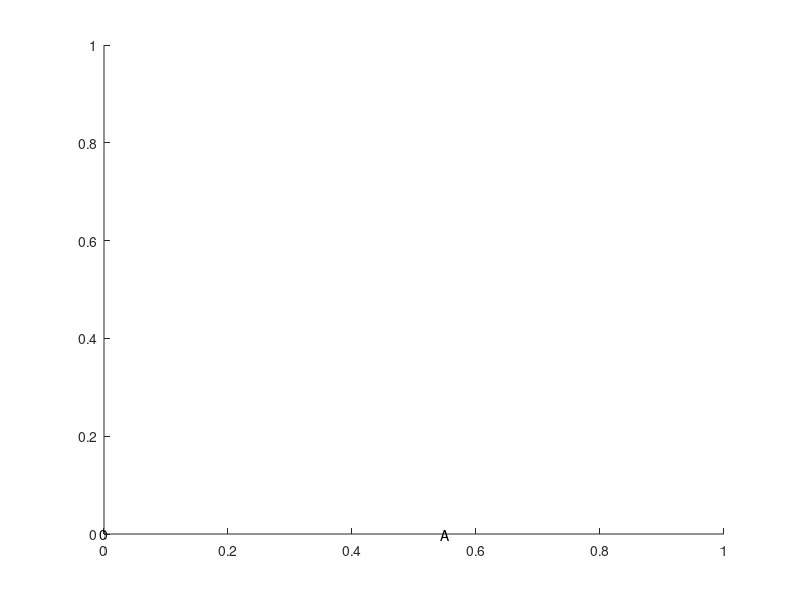

Write MATLAB code to recreate this figure. (Note: this script raises an error after producing the figure.)
function boundary_word_compass_plot ( )

%*****************************************************************************80
%
%% boundary_word_compass_plot() displays the compass used for boundary words.
%
%  Licensing:
%
%    This code is distributed under the GNU LGPL license.
%
%  Modified:
%
%    29 March 2021
%
%  Author:
%
%    John Burkardt
%
  fprintf ( 1, '\n' );
  fprintf ( 1, 'boundary_word_compass_plot\n' );
%
%  S contains the boundary word symbols.
%
  s = 'ABbCDdEFfGHhIJjKLl';
%
%  D1 is the angle in degrees for the symbol.
%  D2 is the angle in degrees for the vector.
%  J and j are set to 271 degrees to obviate a mistake in plot_arrow.
%
  d1 = [   0,  30,  40,  60,  90, 100, ...
         120, 150, 140, 180, 210, 200, ...
         240, 271, 260, 300, 330, 320 ];

  d2 = [   0,  30,  30,  60,  90,  90, ...
         120, 150, 150, 180, 210, 210, ...
         240, 271, 271, 300, 330, 330 ];
%
%  E is the length of each vector.
%
  a = 0.5;
  b = sqrt ( 3.0 ) / 3.0;
  c = sqrt ( 3.0 ) / 6.0;
  e = [ a, b, c, a, b, c, a, b, c, a, b, c, a, b, c, a, b, c ];
%
%  Tabulate the data.
%
  for i = 1 : 18
    fprintf ( 1, '  %s  %3d  %5.3f\n', s(i), d1(i), e(i) );
  end
%
%  Draw the compass.
%
  figure ( 1 );
  clf ( );

  hold ( 'on' );

  x0 = 0.0;
  y0 = 0.0;
  text ( x0, y0, '0', 'HorizontalAlignment', 'Center' );
  for i = 1 : 18

    xti = 1.1 * e(i) * cos ( d1(i) * pi / 180.0 );
    yti = 1.1 * e(i) * sin ( d1(i) * pi / 180.0 );
    text ( xti, yti, s(i), 'HorizontalAlignment', 'Center' );

    xai = e(i) * cos ( d2(i) * pi / 180.0 );
    yai = e(i) * sin ( d2(i) * pi / 180.0 );
    arrow_plot ( x0, y0, xai, yai );

  end

  hold ( 'off' )

  grid ( 'on' );
  axis ( 'equal' )
  axis ( 'square' )
  axis ( [ -0.8, +0.8, -0.8, +0.8 ] )

  filename = 'boundary_word_compass.png';
  print ( '-dpng', filename );
  fprintf ( 1, '  Graphics saved as "%s"\n', filename );
%
%  Terminate.
%
  fprintf ( 1, '\n' );
  fprintf ( 1, 'boundary_word_compass_plot\n' );
  fprintf ( 1, '  Normal end of execution.\n' );

  return
end

